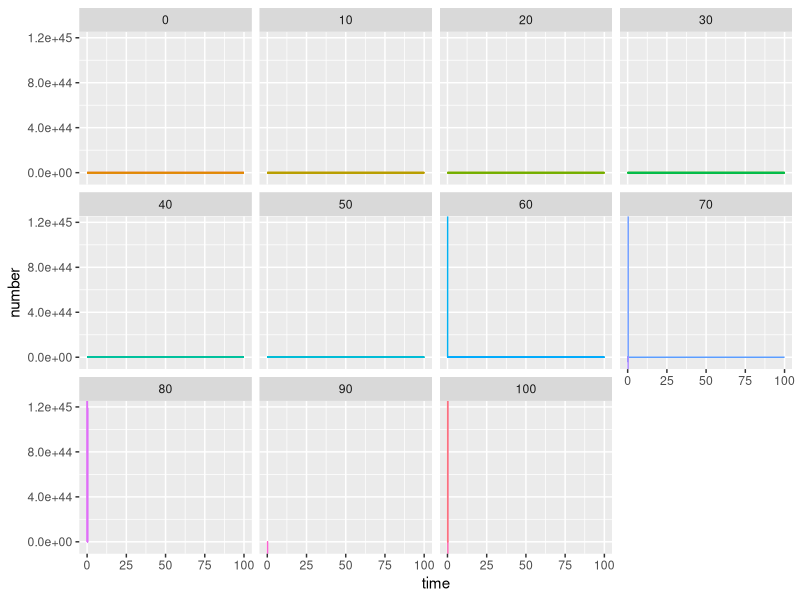

Source code (R): (Note: this script raises an error after producing the figure.)
require(deSolve)
require(tidyr)
require(ggplot2)

stoc.RM = function(t.vec, y, parms){
  
  with(as.list(c(parms, y)), {
    
    # b0.stoc = rpois(1, b0)
    b0.stoc = rnorm(1, sd=size, mean=b0)
    
    dSh = (Kh - Sh)*mh - b0.stoc/(Sh + Ih)*thv*Sh*Iv + gh*Ih
    dIh = b0.stoc/(Sh + Ih)*thv*Sh*Iv - (gh+mh)*Ih
    
    dSv = (Kv - Sv)*mv - b0.stoc/(Sh + Ih)*tvh*Ih*Sv
    dIv = b0.stoc/(Sh + Ih)*tvh*Ih*Sv - mv*Iv
    
    list(c(dSh, dIh, dSv, dIv))
  })
}


simulate.noise = function(parms.grid, y0.vec, t.vec, nsim){
  noise.out = NULL
  int = 1
  for(i in 1:dim(parms.grid)[1]){
    parms.use = parms.grid[i, ]
    
    for(j in 1:nsim){
      print(int)
      
      ode.temp = data.frame(ode(y=y0, times=t.vec, func=stoc.RM, parms=parms.use, method="rk4"))
      # ode.temp = data.frame(ode(y=y0, times=t.vec, func=stoc.RM, parms=parms.grid))
      
      ode.temp2 = cbind(ode.temp, size = rep(parms.use$size, dim(ode.temp)[1]), int = as.factor(rep(int, dim(ode.temp)[1])))
      noise.out = rbind(noise.out, ode.temp2)
      
      int = int + 1
    }
  }
  return(noise.out)
}

estimate_mode <- function(x,from=min(x), to=max(x)) {
  d <- density(x, from=from, to=to)
  d$x[which.max(d$y)]
}

stoc.stats = function(sim.df){
  mode.Ih.out = NULL
  mode.Iv.out = NULL
  mode.Sh.out = NULL
  mode.Sv.out = NULL
  size.out = NULL
  for(i in 1:max(as.numeric(sim.df$int))){
    sim.data.use = subset(sim.df, int %in% i)
    mode.Ih.out = append(mode.Ih.out, estimate_mode(sim.data.use$Ih))
    mode.Iv.out = append(mode.Iv.out, estimate_mode(sim.data.use$Iv))
    mode.Sh.out = append(mode.Sh.out, estimate_mode(sim.data.use$Sh))
    mode.Sv.out = append(mode.Sv.out, estimate_mode(sim.data.use$Sv))
    size.out = append(size.out, sim.data.use$size[1])
  }
  stats.out = data.frame(mode.Ih.out, mode.Iv.out, mode.Sh.out, mode.Sv.out, size.out)
  
  return(stats.out)
}


###################################
#Implementation
###################################
t0 = 0
tmax = 100
dt = 0.01
t.vec = seq(t0, tmax, dt)

#host params 
Kh = 10
mh = 1.0

thv = 1.0
gh = 3.0

#vector parms 
Kv = 100
mv = 2.0

tvh = 1.0
b0 = 1.0

size = seq(0, 100, 10)

R0 = sqrt((b0^2*thv*tvh*Kv)/(Kh*(mh+gh)*mv))

# parms.grid = c(Kh=Kh, mh=mh, thv=thv, gh=gh,
#               Kv=Kv, mv=mv, tvh=tvh, b0=b0,
#               size=size)

parms.grid = expand.grid(Kh=Kh, mh=mh, thv=thv, gh=gh,
                         Kv=Kv, mv=mv, tvh=tvh, b0=b0,
                         size=size)

#intial conditions
Sh0 = Kh
Ih0 = 0

Sv0 = Kv
Iv0 = 1

y0 = c(Sh=Sh0, Ih=Ih0, Sv=Sv0, Iv=Iv0)

# ode.out = data.frame(ode(y=y0, times=t.vec, func=stoc.RM, parms=parms.grid))
# ode.out = data.frame(ode(y=y0, times=t.vec, func=stoc.RM, parms=parms.grid, method="rk4"))
# 
# ode.out2 = gather(ode.out, key="state", value="number", Sh:Iv)
# 
# ggplot(ode.out2) + geom_line(aes(x=time, y=number, color=state))

sim.test = simulate.noise(parms.grid, y0, t.vec, 10)

sim.test2 = gather(sim.test, key="state", value="number", Sh:Iv)

ggplot(subset(sim.test2, state %in% "Iv")) + geom_line(aes(x=time, y=number, color=int)) + facet_wrap(~size) + theme(legend.position = "none")

sim.stats.test = stoc.stats(sim.test) 

sim.stats.test2 =  gather(sim.stats.test, key="stat", value="value", mode.Ih.out:mode.Sv.out)

ggplot(sim.stats.test2) + geom_point(aes(x=size.out, y=value)) + facet_wrap(~stat, scales="free") + theme(legend.position = "none")
